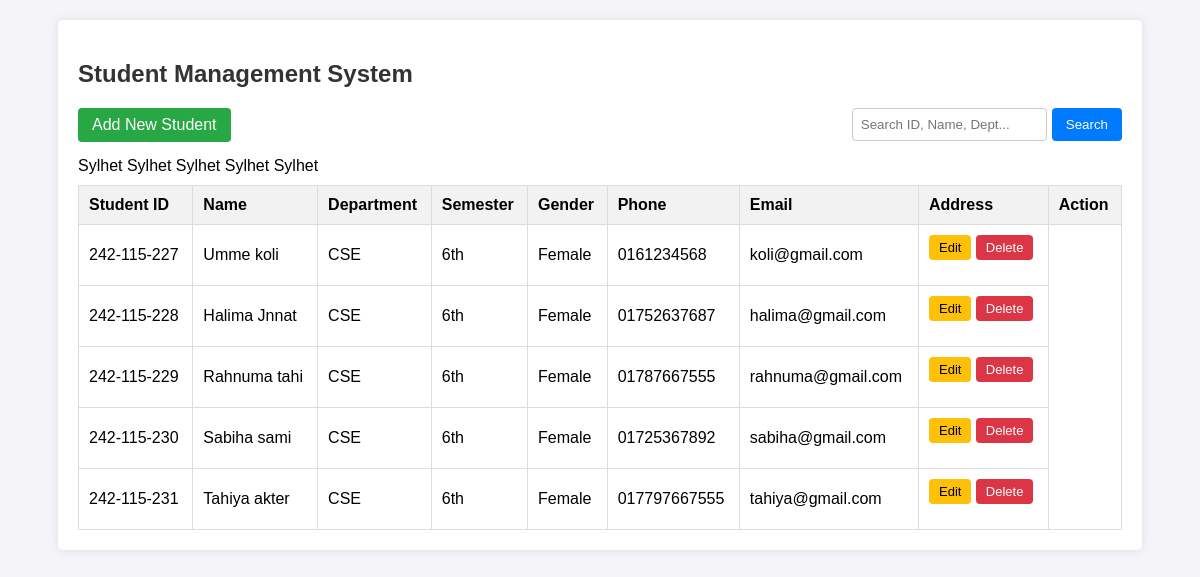
The page / on the database its author committed.
### tables this page shows
CREATE TABLE `students` (
  `id` INT(11) NOT NULL AUTO_INCREMENT,
  `student_id` VARCHAR(50) NOT NULL,
  `student_name` VARCHAR(100) NOT NULL,
  `department` VARCHAR(50) NOT NULL,
  `semester` VARCHAR(20) NOT NULL,
  `gender` VARCHAR(10) NOT NULL,
  `phone` VARCHAR(20) NOT NULL,
  `email` VARCHAR(100) NOT NULL,
  `address` TEXT DEFAULT NULL,
  PRIMARY KEY (`id`),
  UNIQUE KEY `student_id` (`student_id`)
);

### index.php (the view, shortened to what this page needs)
<?php
require_once 'config.php';
$search = "";
if (isset($_GET['search'])) {
    $search = mysqli_real_escape_string($conn, $_GET['search']);
    $query = "SELECT * FROM students WHERE
              student_id LIKE '%$search%' OR
              student_name LIKE '%$search%' OR
              department LIKE '%$search%'";
} else {
    $query = "SELECT * FROM students";
}
$result = mysqli_query($conn, $query);
?>
<!DOCTYPE html>
<html>
<head>
    <link rel="stylesheet" href="css/style.css">
</head>
<body>
<div class="container">
    <h2>Student Management System</h2>
    <div style="display: flex; justify-content: space-between; align-items: center; margin-bottom: 15px;">
        <a href="add_student.php" class="btn" style="margin-bottom: 0;">Add New Student</a>
        <form method="GET" action="index.php" style="display: flex; gap: 5px;">
            <input type="text" name="search" placeholder="Search ID, Name, Dept..." value="<?php echo htmlspecialchars($search); ?>" style="padding: 8px; border: 1px solid #ccc; border-radius: 4px; outline: none;">
            <button type="submit" class="btn" style="margin-bottom: 0; background-color: #007bff;">Search</button>
        </form>
    </div>
    <table>
        <thead>
            <tr>
                <th>Student ID</th>
                <th>Name</th>
                <th>Department</th>
                <th>Semester</th>
                <th>Gender</th>
                <th>Phone</th>
                <th>Email</th>
                <th>Address</th>
                <th>Action</th>
            </tr>
        </thead>
        <tbody>
            <?php
            if (mysqli_num_rows($result) > 0) {
                while($row = mysqli_fetch_assoc($result)) {
            ?>
            <tr>
                <td><?php echo $row['student_id']; ?></td>
                <td><?php echo $row['student_name']; ?></td>
                <td><?php echo $row['department']; ?></td>
                <td><?php echo $row['semester']; ?></td>
                <td><?php echo $row['gender']; ?></td>
                <td><?php echo $row['phone']; ?></td>
                <td><?php echo $row['email']; ?></td>
                <td>
                    <a href="edit.php?id=<?php echo $row['student_id']; ?>" class="btn btn-warning">Edit</a>
                    <a href="delete_student.php?id=<?php echo $row['student_id']; ?>" class="btn btn-danger" onclick="return confirm('Are you sure you want to delete this record?')">Delete</a>
                </td>
            </tr>
            <?php
                }
            } else {
            ?>
            <tr>
                <td colspan="9" style="text-align: center; color: red;">No student records found!</td>
            </tr>
            <?php } ?>
        </tbody>
    </table>
</div>
</body>
</html>

### style.css (style rules this page uses)
body { font-family: Arial, sans-serif; margin: 20px; background-color: #f4f4f9; }
.container { width: 90%; margin: auto; background: #fff; padding: 20px; border-radius: 5px; box-shadow: 0 0 10px rgba(0,0,0,0.1); }
h2 { color: #333; margin-bottom: 20px; }
.btn { background: #28a745; color: white; padding: 8px 14px; border: none; cursor: pointer; text-decoration: none; border-radius: 4px; display: inline-block; margin-bottom: 15px; }
.btn-warning { background: #ffc107; color: #000; padding: 5px 10px; font-size: 13px; }
.btn-danger { background: #dc3545; color: white; padding: 5px 10px; font-size: 13px; }
table { width: 100%; border-collapse: collapse; margin-top: 10px; }
table, th, td { border: 1px solid #ddd; padding: 10px; text-align: left; }
th { background-color: #f2f2f2; }

### rows shown on the page
students: student "242-115-227", student_name "Umme koli", department "CSE", semester "6th", gender "Female", phone "0161234568", email "koli@gmail.com"
students: student "242-115-228", student_name "Halima Jnnat", department "CSE", semester "6th", gender "Female", phone "01752637687", email "halima@gmail.com"
students: student "242-115-229", student_name "Rahnuma tahi", department "CSE", semester "6th", gender "Female", phone "01787667555", email "rahnuma@gmail.com"
students: student "242-115-230", student_name "Sabiha sami", department "CSE", semester "6th", gender "Female", phone "01725367892", email "sabiha@gmail.com"
students: student "242-115-231", student_name "Tahiya akter", department "CSE", semester "6th", gender "Female", phone "017797667555", email "tahiya@gmail.com"
